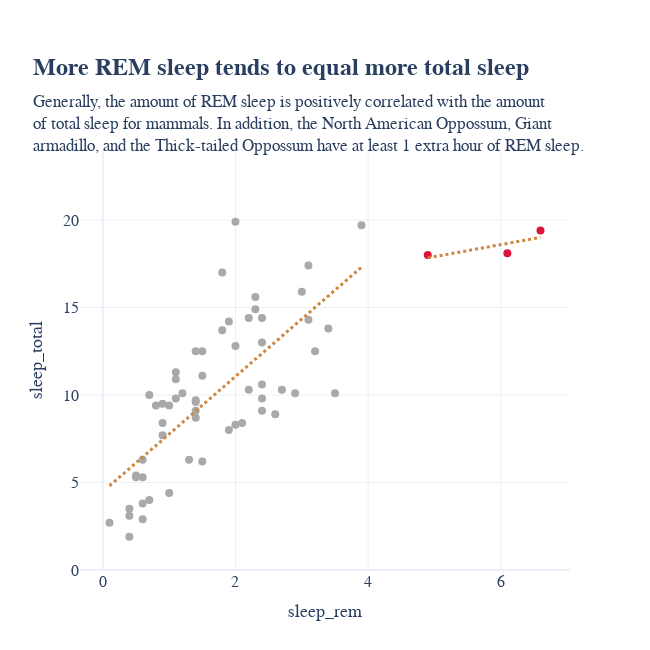

Write notebook code for a chart like this one.
### Markdown cell above
### Example 4

### Code cell
df_msleep.loc[df_msleep['sleep_rem']>4, 'flag_REM'] = True
df_msleep.loc[df_msleep['sleep_rem']<=4, 'flag_REM'] = False

fig = px.scatter(
    df_msleep,
    x = 'sleep_rem',
    y = 'sleep_total',
    height = 650,
    width = 650,
    template = 'plotly_white',
    title = '<b>More REM sleep tends to equal more total sleep</b>',
    subtitle = 'Generally, the amount of REM sleep is positively correlated with the amount<br>of total sleep for mammals. In addition, the North American Oppossum, Giant<br>armadillo, and the Thick-tailed Oppossum have at least 1 extra hour of REM sleep.',
    trendline = 'ols',
    hover_name = 'name',

    color = 'flag_REM',
    range_y = [0,24],
    trendline_color_override='peru',
    color_discrete_sequence=['crimson', 'darkgrey']
)

fig.update_layout(
    showlegend=False,
    font_family = 'Gill Sans',
    title_font_family = 'American Typewriter',
    title_font_size = 24,
    margin = {'t': 150},
    # Axis title font size
    yaxis_title_font_size = 18,
    xaxis_title_font_size = 18,
    # Axis tick font size
    yaxis_tickfont_size = 16,
    xaxis_tickfont_size = 16,
)
fig.update_traces(
    line_width = 3, 
    line_dash = 'dot',
    marker_size = 8
)
fig.show()

### Figure 1 — Plotly figure (JSON) as saved in the notebook; plotly's stock layout.template omitted (floating-point values rounded to 4 significant figures)
{"data": [{"hovertemplate": "<b>%{hovertext}</b><br><br>flag_REM=False<br>sleep_rem=%{x}<br>sleep_total=%{y}<extra></extra>", "hovertext": ["Owl monkey", "Mountain beaver", "Greater short-tailed shrew", "Cow", "Three-toed sloth", "Northern fur seal", "Dog", "Goat", "Guinea pig", "Grivet", "Chinchilla", "Star-nosed mole", "African giant pouched rat", "Lesser short-tailed shrew", "Long-nosed armadillo", "Tree hyrax", "Big brown bat", "Horse", "Donkey", "European hedgehog", "Patas monkey", "Domestic cat", "Galago", "Giraffe", "Pilot whale", "Gray seal", "Gray hyrax", "Human", "Mongoose lemur", "Macaque", "Mongolian gerbil", "Golden hamster", "House mouse", "Little brown bat", "Degu", "Rabbit", "Sheep", "Chimpanzee", "Baboon", "Desert hedgehog", "Phalanger", "Caspian seal", "Potoroo", "Rock hyrax", "Laboratory rat", "Squirrel monkey", "Eastern american mole", "Cotton rat", "Mole rat", "Thirteen-lined ground squirrel", "Golden-mantled ground squirrel", "Musk shrew", "Pig", "Brazilian tapir", "Tenrec", "Tree shrew", "Genet", "Red fox"], "legendgroup": "False", "line": {"dash": "dot", "width": 3}, "marker": {"color": "darkgrey", "size": 8, "symbol": "circle"}, "mode": "markers", "name": "False", "orientation": "v", "showlegend": true, "type": "scatter", "x": [1.8, 2.4, 2.3, 0.7, 2.2, 1.4, 2.9, 0.6, 0.8, 0.7, 1.5, 2.2, 2.0, 1.4, 3.1, 0.5, 3.9, 0.6, 0.4, 3.5, 1.1, 3.2, 1.1, 0.4, 0.1, 1.5, 0.6, 1.9, 0.9, 1.2, 1.9, 3.1, 1.4, 2.0, 0.9, 0.9, 0.6, 1.4, 1.0, 2.7, 1.8, 0.4, 1.5, 0.5, 2.4, 1.4, 2.1, 1.1, 2.4, 3.4, 3.0, 2.0, 2.4, 1.0, 2.3, 2.6, 1.3, 2.4], "xaxis": "x", "y": [17.0, 14.4, 14.9, 4.0, 14.4, 8.7, 10.1, 5.3, 9.4, 10.0, 12.5, 10.3, 8.3, 9.1, 17.4, 5.3, 19.7, 2.9, 3.1, 10.1, 10.9, 12.5, 9.8, 1.9, 2.7, 6.2, 6.3, 8.0, 9.5, 10.1, 14.2, 14.3, 12.5, 19.9, 7.7, 8.4, 3.8, 9.7, 9.4, 10.3, 13.7, 3.5, 11.1, 5.4, 13.0, 9.6, 8.4, 11.3, 10.6, 13.8, 15.9, 12.8, 9.1, 4.4, 15.6, 8.9, 6.3, 9.8], "yaxis": "y"}, {"hovertemplate": "<b>OLS trendline</b><br>sleep_total = 3.28822 * sleep_rem + 4.48105<br>R<sup>2</sup>=0.520979<br><br>flag_REM=False<br>sleep_rem=%{x}<br>sleep_total=%{y} <b>(trend)</b><extra></extra>", "legendgroup": "False", "line": {"color": "peru", "dash": "dot", "width": 3}, "marker": {"color": "darkgrey", "size": 8, "symbol": "circle"}, "mode": "lines", "name": "False", "showlegend": false, "type": "scatter", "x": [0.1, 0.4, 0.4, 0.4, 0.5, 0.5, 0.6, 0.6, 0.6, 0.6, 0.7, 0.7, 0.8, 0.9, 0.9, 0.9, 1.0, 1.0, 1.1, 1.1, 1.1, 1.2, 1.3, 1.4, 1.4, 1.4, 1.4, 1.4, 1.5, 1.5, 1.5, 1.8, 1.8, 1.9, 1.9, 2.0, 2.0, 2.0, 2.1, 2.2, 2.2, 2.3, 2.3, 2.4, 2.4, 2.4, 2.4, 2.4, 2.6, 2.7, 2.9, 3.0, 3.1, 3.1, 3.2, 3.4, 3.5, 3.9], "xaxis": "x", "y": [4.81, 5.796, 5.796, 5.796, 6.125, 6.125, 6.454, 6.454, 6.454, 6.454, 6.783, 6.783, 7.112, 7.44, 7.44, 7.44, 7.769, 7.769, 8.098, 8.098, 8.098, 8.427, 8.756, 9.085, 9.085, 9.085, 9.085, 9.085, 9.413, 9.413, 9.413, 10.4, 10.4, 10.73, 10.73, 11.06, 11.06, 11.06, 11.39, 11.72, 11.72, 12.04, 12.04, 12.37, 12.37, 12.37, 12.37, 12.37, 13.03, 13.36, 14.02, 14.35, 14.67, 14.67, 15.0, 15.66, 15.99, 17.31], "yaxis": "y"}, {"hovertemplate": "<b>%{hovertext}</b><br><br>flag_REM=True<br>sleep_rem=%{x}<br>sleep_total=%{y}<extra></extra>", "hovertext": ["North American Opossum", "Thick-tailed opposum", "Giant armadillo"], "legendgroup": "True", "line": {"dash": "dot", "width": 3}, "marker": {"color": "crimson", "size": 8, "symbol": "circle"}, "mode": "markers", "name": "True", "orientation": "v", "showlegend": true, "type": "scatter", "x": [4.9, 6.6, 6.1], "xaxis": "x", "y": [18.0, 19.4, 18.1], "yaxis": "y"}, {"hovertemplate": "<b>OLS trendline</b><br>sleep_total = 0.687773 * sleep_rem + 14.4651<br>R<sup>2</sup>=0.591936<br><br>flag_REM=True<br>sleep_rem=%{x}<br>sleep_total=%{y} <b>(trend)</b><extra></extra>", "legendgroup": "True", "line": {"color": "peru", "dash": "dot", "width": 3}, "marker": {"color": "crimson", "size": 8, "symbol": "circle"}, "mode": "lines", "name": "True", "showlegend": false, "type": "scatter", "x": [4.9, 6.1, 6.6], "xaxis": "x", "y": [17.84, 18.66, 19.0], "yaxis": "y"}], "layout": {"font": {"family": "Gill Sans"}, "height": 650, "legend": {"title": {"text": "flag_REM"}, "tracegroupgap": 0}, "margin": {"t": 150}, "showlegend": false, "title": {"font": {"family": "American Typewriter", "size": 24}, "subtitle": {"text": "Generally, the amount of REM sleep is positively correlated with the amount<br>of total sleep for mammals. In addition, the North American Oppossum, Giant<br>armadillo, and the Thick-tailed Oppossum have at least 1 extra hour of REM sleep."}, "text": "<b>More REM sleep tends to equal more total sleep</b>"}, "width": 650, "xaxis": {"anchor": "y", "domain": [0, 1], "tickfont": {"size": 16}, "title": {"font": {"size": 18}, "text": "sleep_rem"}}, "yaxis": {"anchor": "x", "domain": [0, 1], "range": [0, 24], "tickfont": {"size": 16}, "title": {"font": {"size": 18}, "text": "sleep_total"}}}}
